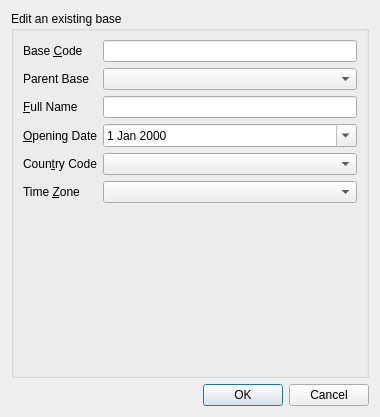
<?xml version="1.0" encoding="UTF-8"?>
<ui version="4.0">
 <class>Dialog</class>
 <widget class="QDialog" name="Dialog">
  <property name="geometry">
   <rect>
    <x>0</x>
    <y>0</y>
    <width>380</width>
    <height>417</height>
   </rect>
  </property>
  <property name="windowTitle">
   <string>Edit Base</string>
  </property>
  <layout class="QGridLayout" name="gridLayout">
   <item row="0" column="0">
    <widget class="QGroupBox" name="groupBox">
     <property name="title">
      <string>Edit an existing base</string>
     </property>
     <layout class="QFormLayout" name="formLayout_2">
      <property name="fieldGrowthPolicy">
       <enum>QFormLayout::AllNonFixedFieldsGrow</enum>
      </property>
      <item row="0" column="0">
       <widget class="QLabel" name="baseCodeLabel">
        <property name="text">
         <string>Base &amp;Code</string>
        </property>
        <property name="buddy">
         <cstring>baseCodeLineEdit</cstring>
        </property>
       </widget>
      </item>
      <item row="0" column="1">
       <widget class="QLineEdit" name="baseCodeLineEdit">
        <property name="text">
         <string/>
        </property>
       </widget>
      </item>
      <item row="1" column="0">
       <widget class="QLabel" name="parentBaseLabel">
        <property name="text">
         <string>Parent Base</string>
        </property>
        <property name="buddy">
         <cstring>parentComboBox</cstring>
        </property>
       </widget>
      </item>
      <item row="2" column="0">
       <widget class="QLabel" name="fullNameLabel">
        <property name="text">
         <string>&amp;Full Name</string>
        </property>
        <property name="buddy">
         <cstring>fullNameLineEdit</cstring>
        </property>
       </widget>
      </item>
      <item row="2" column="1">
       <widget class="QLineEdit" name="fullNameLineEdit">
        <property name="text">
         <string/>
        </property>
       </widget>
      </item>
      <item row="3" column="0">
       <widget class="QLabel" name="openingDateLabel">
        <property name="text">
         <string>&amp;Opening Date</string>
        </property>
        <property name="buddy">
         <cstring>openingDateDateEdit</cstring>
        </property>
       </widget>
      </item>
      <item row="3" column="1">
       <widget class="QDateEdit" name="openingDateDateEdit">
        <property name="calendarPopup">
         <bool>true</bool>
        </property>
       </widget>
      </item>
      <item row="4" column="0">
       <widget class="QLabel" name="counTryCodeLabel">
        <property name="text">
         <string>Coun&amp;try Code</string>
        </property>
        <property name="buddy">
         <cstring>countryComboBox</cstring>
        </property>
       </widget>
      </item>
      <item row="5" column="0">
       <widget class="QLabel" name="timeZoneLabel">
        <property name="text">
         <string>Time &amp;Zone</string>
        </property>
        <property name="buddy">
         <cstring>timeZoneComboBox</cstring>
        </property>
       </widget>
      </item>
      <item row="5" column="1">
       <widget class="QComboBox" name="timeZoneComboBox"/>
      </item>
      <item row="4" column="1">
       <widget class="QComboBox" name="countryComboBox"/>
      </item>
      <item row="1" column="1">
       <widget class="QComboBox" name="parentComboBox"/>
      </item>
     </layout>
    </widget>
   </item>
   <item row="1" column="0">
    <widget class="QDialogButtonBox" name="buttonBox">
     <property name="orientation">
      <enum>Qt::Horizontal</enum>
     </property>
     <property name="standardButtons">
      <set>QDialogButtonBox::Cancel|QDialogButtonBox::Ok</set>
     </property>
    </widget>
   </item>
  </layout>
 </widget>
 <tabstops>
  <tabstop>baseCodeLineEdit</tabstop>
  <tabstop>parentComboBox</tabstop>
  <tabstop>fullNameLineEdit</tabstop>
  <tabstop>openingDateDateEdit</tabstop>
  <tabstop>countryComboBox</tabstop>
  <tabstop>timeZoneComboBox</tabstop>
  <tabstop>buttonBox</tabstop>
 </tabstops>
 <resources/>
 <connections>
  <connection>
   <sender>buttonBox</sender>
   <signal>accepted()</signal>
   <receiver>Dialog</receiver>
   <slot>accept()</slot>
   <hints>
    <hint type="sourcelabel">
     <x>248</x>
     <y>254</y>
    </hint>
    <hint type="destinationlabel">
     <x>157</x>
     <y>274</y>
    </hint>
   </hints>
  </connection>
  <connection>
   <sender>buttonBox</sender>
   <signal>rejected()</signal>
   <receiver>Dialog</receiver>
   <slot>reject()</slot>
   <hints>
    <hint type="sourcelabel">
     <x>316</x>
     <y>260</y>
    </hint>
    <hint type="destinationlabel">
     <x>286</x>
     <y>274</y>
    </hint>
   </hints>
  </connection>
 </connections>
</ui>
